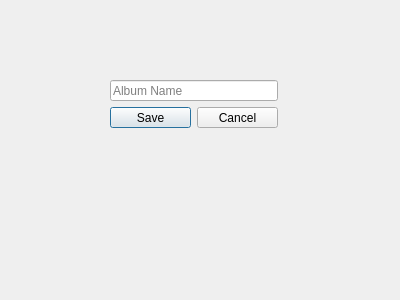
<?xml version="1.0" encoding="UTF-8"?>
<ui version="4.0">
 <class>EditAlbumDialog</class>
 <widget class="QDialog" name="EditAlbumDialog">
  <property name="geometry">
   <rect>
    <x>0</x>
    <y>0</y>
    <width>400</width>
    <height>300</height>
   </rect>
  </property>
  <property name="windowTitle">
   <string>Dialog</string>
  </property>
  <widget class="QWidget" name="layoutWidget">
   <property name="geometry">
    <rect>
     <x>110</x>
     <y>80</y>
     <width>168</width>
     <height>48</height>
    </rect>
   </property>
   <layout class="QVBoxLayout" name="verticalLayout">
    <item>
     <widget class="QLineEdit" name="albumNameLineEdit">
      <property name="placeholderText">
       <string>Album Name</string>
      </property>
     </widget>
    </item>
    <item>
     <layout class="QHBoxLayout" name="horizontalLayout">
      <item>
       <widget class="QPushButton" name="saveButton">
        <property name="text">
         <string>Save</string>
        </property>
       </widget>
      </item>
      <item>
       <widget class="QPushButton" name="cancelButton">
        <property name="text">
         <string>Cancel</string>
        </property>
       </widget>
      </item>
     </layout>
    </item>
   </layout>
  </widget>
 </widget>
 <resources/>
 <connections/>
</ui>
